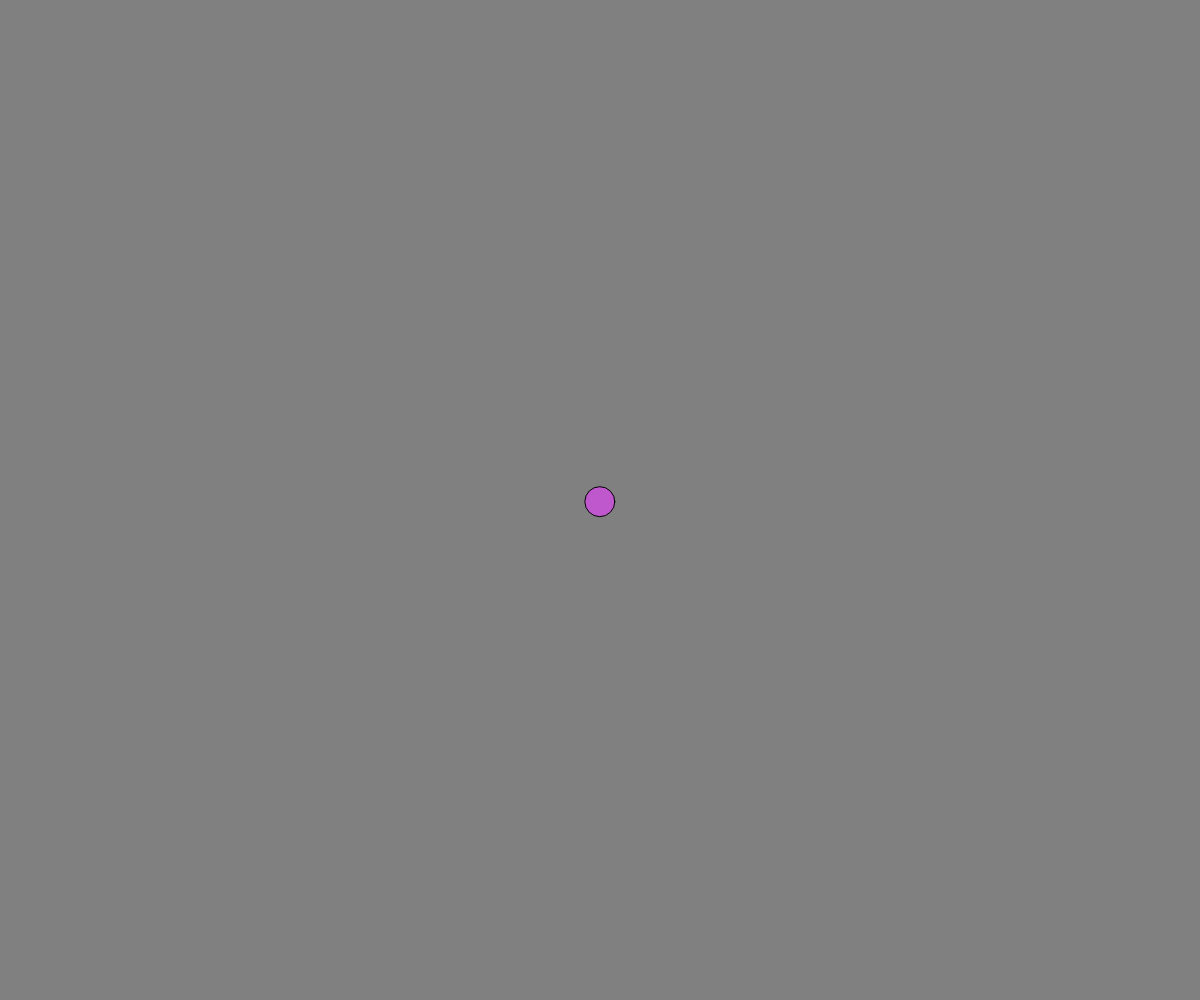
Frame 1 (no input)
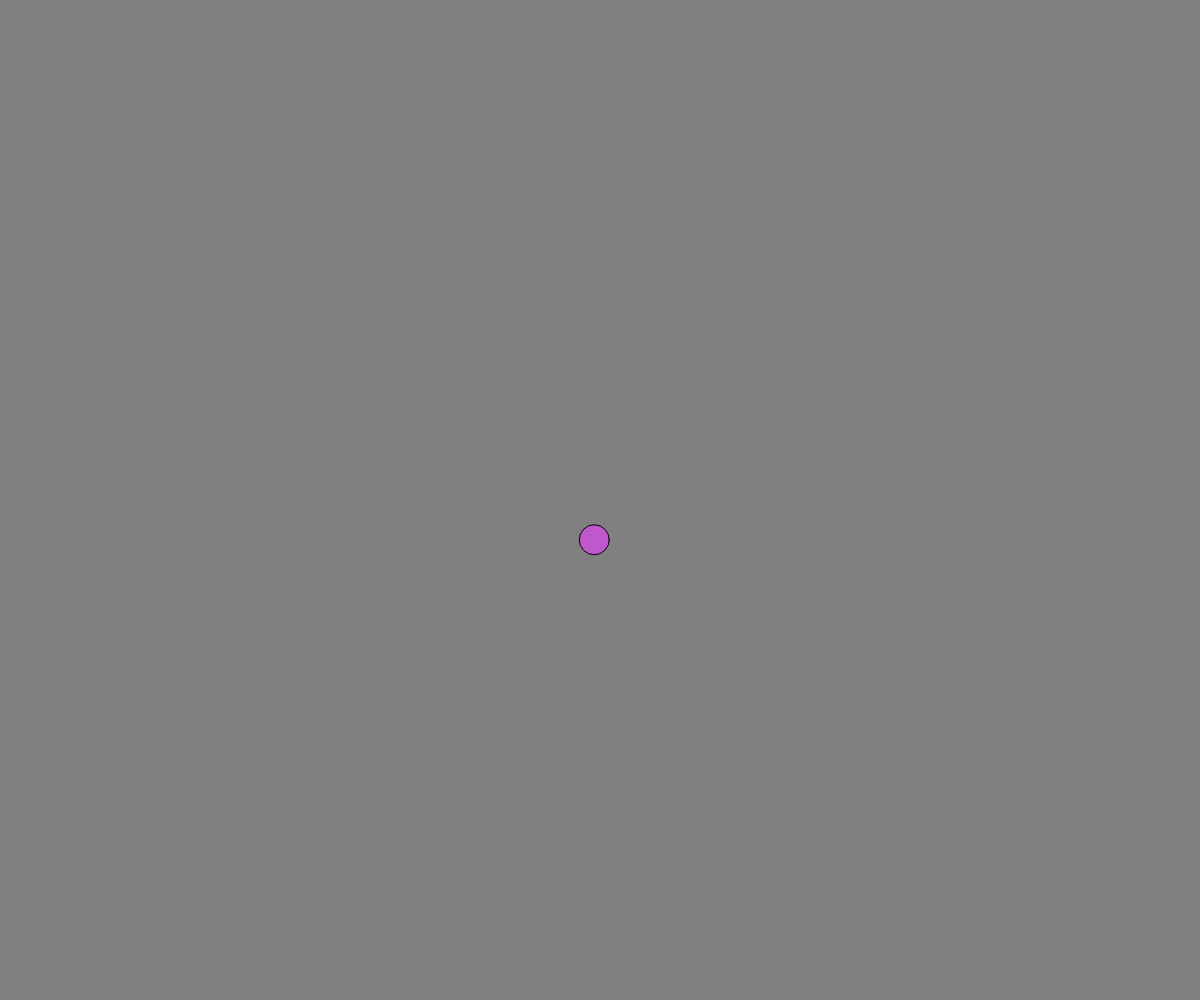
Frame 60 (no input)
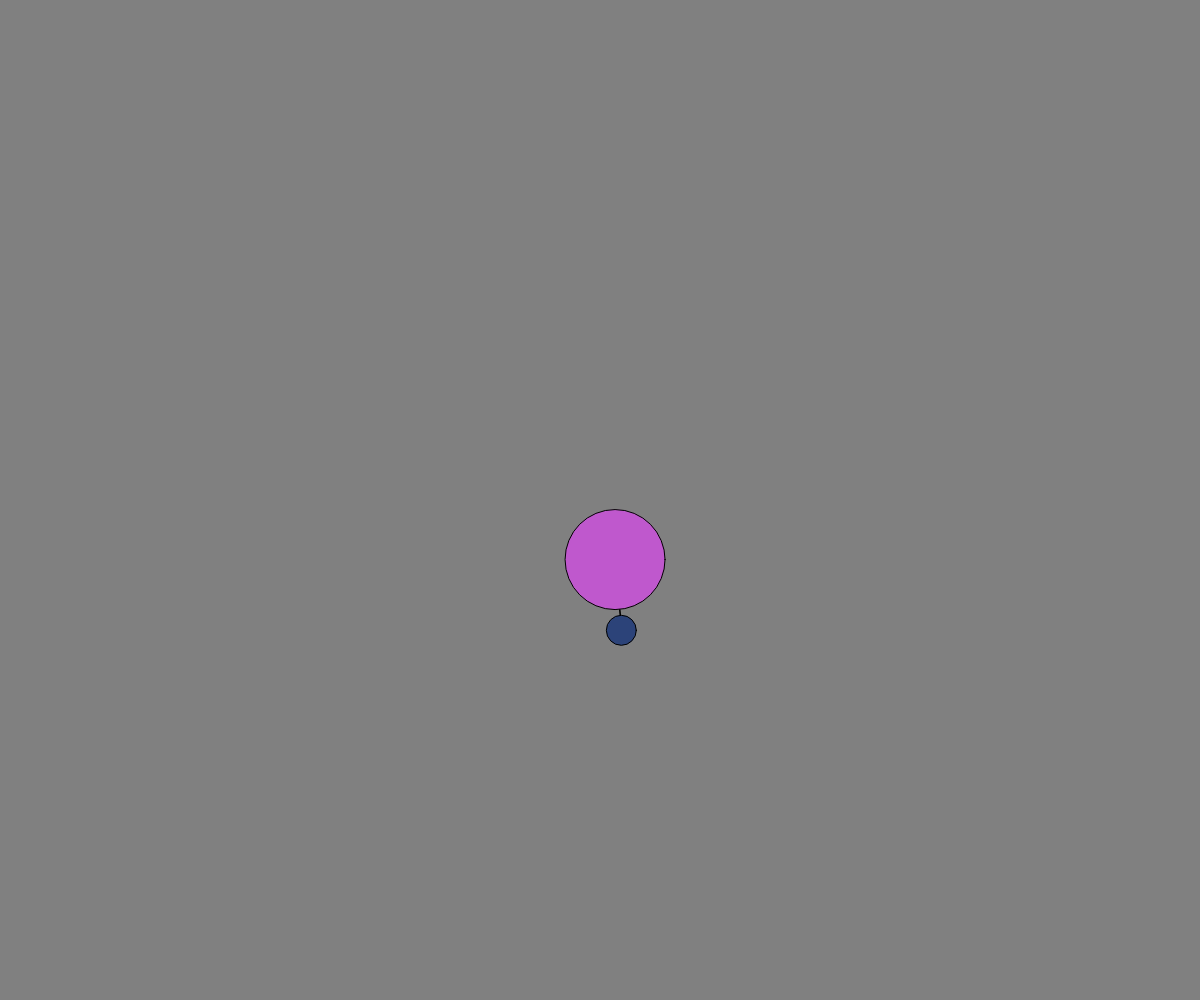
Frame 120 (the mouse pressed at the canvas centre since frame 60)

The p5.js sketch that drew these frames (run headless with seeded random() and noise() and a simulated clock; from frame 60 on, the mouse is pressed at the canvas centre):

// p5.js sketch
// ── sketch.js
// Node OOP Demo 

let points = [];

function setup() {
  createCanvas(windowWidth, windowHeight);
  let somePoint = new MovingPoint(width/2,height/2);
  points.push(somePoint);
}

function draw() {
  background("gray");
  for(let point of points){
    point.update();
    point.connectTo(points);
    
  }
  for (let point of points){
    point.display();
  }
}

function mousePressed(){
  let somePoint = new MovingPoint(mouseX,mouseY);
  points.push(somePoint);
}


class MovingPoint{
  constructor(x,y){
    this.speed = 5;
    this.radius = 5;
    this.maxRadius = 50;
    this.minRadius = 15;
    this.reach = 100;
    this.x = x;
    this.y = y;
    this.xTime = random(1000,10000);
    this.yTime = random(1000,10000);
    this.deltaTime  = 0.01;
    this.color = color(random(255),random(255),random(255));
  }

  display(){
    fill(this.color);
    circle(this.x, this.y, this.radius*2);
  }

  update(){
    this.move();
    this.wrapScreen();
    this.adjustSizeWithMouse();

  }

  connectTo(pointsArray){
    for (let other of pointsArray){
      if(this !== other){
        let pointDist = dist(this.x,this.y,other.x,other.y);
        if(pointDist < this.reach){
          line(this.x,this.y,other.x,other.y);
        }
      }
    }
  }
  move(){
        // pick random direction
        let dx = noise(this.xTime);
        let dy = noise(this.yTime);
    
        // scale the movement speed 
        this.dx = map(dx,0,1,-this.speed,this.speed);
        this.dy = map(dy,0,1,-this.speed,this.speed);
    
        // move point 
        this.x += this.dx;
        this.y += this.dy;
    
        //move
        this.xTime += this.deltaTime;
        this.yTime += this.deltaTime;
  }

  wrapScreen(){
        // wrap around screen if you fall off
        if(this.x < 0){
          // fell off left 
          this.x += width;
        }
        else if(this.x > width){
          // fell off right
          this.x -= width;
        }
        else if (this.y < 0){
          // fell off top 
          this.y += height;
        }
        else if (this.y > height){
          // fell off bottom
          this.y -= height;
        }
  }
  adjustSizeWithMouse(){
    let mouseDist = dist(this.x,this.y,mouseX,mouseY);
    if(mouseDist < this.reach){
      let theSize = map(mouseDist,0,this.reach,this.maxRadius,this.minRadius);
      this.radius = this.maxRadius;
    }
    else{
      this.radius = this.minRadius;
    }
  }
}
